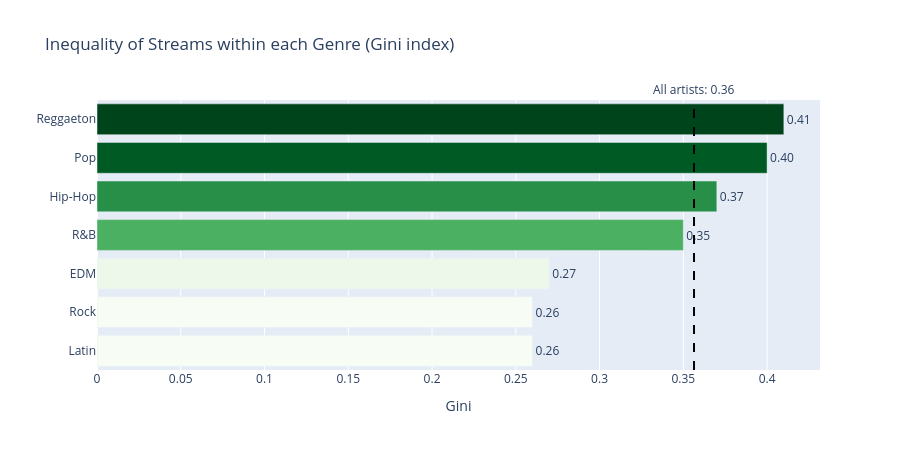

The code cell stored with this chart in its notebook:
### Code cell
fig = px.bar(gini_genre_df, x='Gini', y='Genre', orientation='h', text='Gini',
             color='Gini', color_continuous_scale='Greens', hover_data=['Artists'],
             title='Inequality of Streams within each Genre (Gini index)')
fig.update_traces(texttemplate='%{text:.2f}', textposition='outside')
fig.update_layout(yaxis=dict(autorange='reversed'), yaxis_title='',
                  coloraxis_showscale=False, height=450)
fig.add_vline(x=gini_total, line_dash='dash', line_color='black',
              annotation_text=f'All artists: {gini_total:.2f}',
              annotation_position='top')
fig.show()

### Figure 1 — Plotly figure (JSON) as saved in the notebook; plotly's stock layout.template omitted (floating-point values rounded to 4 significant figures)
{"data": [{"customdata": [[43], [102], [115], [31], [22], [60], [30]], "hovertemplate": "Gini=%{marker.color}<br>Genre=%{y}<br>Artists=%{customdata[0]}<extra></extra>", "legendgroup": "", "marker": {"color": [0.41, 0.4, 0.37, 0.35, 0.27, 0.26, 0.26], "coloraxis": "coloraxis", "pattern": {"shape": ""}}, "name": "", "orientation": "h", "showlegend": false, "text": [0.41, 0.4, 0.37, 0.35, 0.27, 0.26, 0.26], "textposition": "outside", "texttemplate": "%{text:.2f}", "type": "bar", "x": [0.41, 0.4, 0.37, 0.35, 0.27, 0.26, 0.26], "xaxis": "x", "y": ["Reggaeton", "Pop", "Hip-Hop", "R&B", "EDM", "Rock", "Latin"], "yaxis": "y"}], "layout": {"annotations": [{"showarrow": false, "text": "All artists: 0.36", "x": 0.3564, "xanchor": "center", "xref": "x", "y": 1, "yanchor": "bottom", "yref": "y domain"}], "barmode": "relative", "coloraxis": {"autocolorscale": false, "colorbar": {"title": {"text": "Gini"}}, "colorscale": [[0, "rgb(247,252,245)"], [0.125, "rgb(229,245,224)"], [0.25, "rgb(199,233,192)"], [0.375, "rgb(161,217,155)"], [0.5, "rgb(116,196,118)"], [0.625, "rgb(65,171,93)"], [0.75, "rgb(35,139,69)"], [0.875, "rgb(0,109,44)"], [1, "rgb(0,68,27)"]], "showscale": false}, "height": 450, "legend": {"tracegroupgap": 0}, "shapes": [{"line": {"color": "black", "dash": "dash"}, "type": "line", "x0": 0.3564, "x1": 0.3564, "xref": "x", "y0": 0, "y1": 1, "yref": "y domain"}], "title": {"text": "Inequality of Streams within each Genre (Gini index)"}, "xaxis": {"anchor": "y", "domain": [0, 1], "title": {"text": "Gini"}}, "yaxis": {"anchor": "x", "autorange": "reversed", "domain": [0, 1], "title": {"text": ""}}}}
